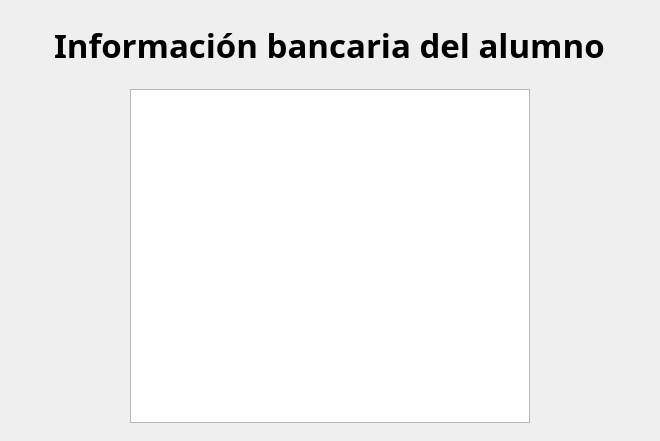
           <widget class="QFrame" name="espacio_info_bancaria_alumno">
            <property name="sizePolicy">
             <sizepolicy hsizetype="Preferred" vsizetype="Preferred">
              <horstretch>0</horstretch>
              <verstretch>10</verstretch>
             </sizepolicy>
            </property>
            <property name="minimumSize">
             <size>
              <width>660</width>
              <height>441</height>
             </size>
            </property>
            <property name="maximumSize">
             <size>
              <width>16777215</width>
              <height>441</height>
             </size>
            </property>
            <property name="styleSheet">
             <string notr="true"/>
            </property>
            <property name="frameShape">
             <enum>QFrame::NoFrame</enum>
            </property>
            <property name="frameShadow">
             <enum>QFrame::Raised</enum>
            </property>
            <property name="tipo" stdset="0">
             <string>espacio_form</string>
            </property>
            <layout class="QVBoxLayout" name="verticalLayout_6">
             <property name="spacing">
              <number>20</number>
             </property>
             <property name="leftMargin">
              <number>20</number>
             </property>
             <property name="topMargin">
              <number>30</number>
             </property>
             <property name="rightMargin">
              <number>20</number>
             </property>
             <property name="bottomMargin">
              <number>9</number>
             </property>
             <item alignment="Qt::AlignHCenter">
              <widget class="QLabel" name="label_titulo_info_bancaria_alumno">
               <property name="maximumSize">
                <size>
                 <width>16777215</width>
                 <height>30</height>
                </size>
               </property>
               <property name="font">
                <font>
                 <family>Segoe UI 13</family>
                 <pointsize>25</pointsize>
                 <weight>75</weight>
                 <italic>false</italic>
                 <bold>true</bold>
                </font>
               </property>
               <property name="styleSheet">
                <string notr="true"/>
               </property>
               <property name="text">
                <string>Información bancaria del alumno</string>
               </property>
               <property name="scaledContents">
                <bool>false</bool>
               </property>
               <property name="tipo" stdset="0">
                <string>titulo_segmento</string>
               </property>
              </widget>
             </item>
             <item>
              <widget class="QFrame" name="mostrar_datos_bancarios_alumno">
               <property name="styleSheet">
                <string notr="true"/>
               </property>
               <layout class="QVBoxLayout" name="verticalLayout_13">
                <item alignment="Qt::AlignHCenter">
                 <widget class="QListWidget" name="lista_cuentas_alumno">
                  <property name="minimumSize">
                   <size>
                    <width>400</width>
                    <height>250</height>
                   </size>
                  </property>
                  <property name="font">
                   <font>
                    <family>Arial</family>
                    <pointsize>15</pointsize>
                    <weight>50</weight>
                    <bold>false</bold>
                   </font>
                  </property>
                  <property name="styleSheet">
                   <string notr="true"/>
                  </property>
                 </widget>
                </item>
               </layout>
              </widget>
             </item>
            </layout>
           </widget>
